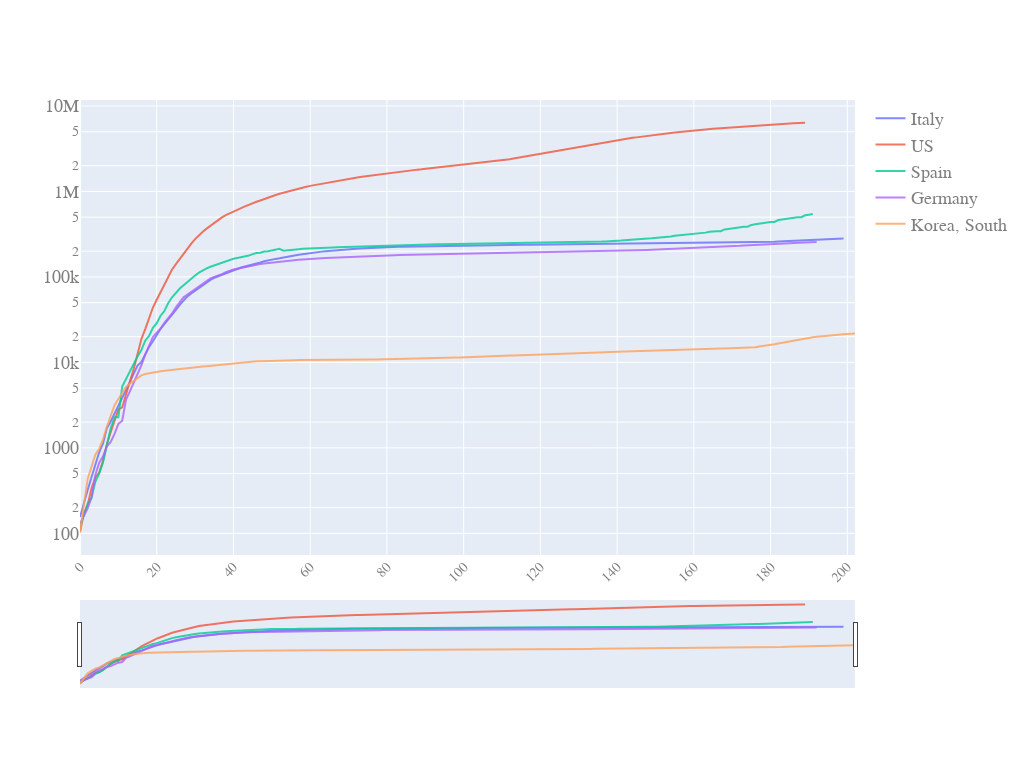

The code cell stored with this chart in its notebook:
### Code cell
quick_plot(pd_sync_timelines.date,
           pd_sync_timelines.iloc[:,:-1],
           y_scale='log',
           slider=True)

### Figure 1 — Plotly figure (JSON) as saved in the notebook; plotly's stock layout.template omitted (floating-point values rounded to 4 significant figures; data arrays with more than 128 entries replaced by an {"elided": "..."} marker saying what was removed)
{"data": [{"name": "Italy", "opacity": 0.8, "type": "scatter", "x": {"elided": "203 int values"}, "y": {"elided": "203 int values"}}, {"name": "US", "opacity": 0.8, "type": "scatter", "x": {"elided": "203 int values"}, "y": {"elided": "203 int values"}}, {"name": "Spain", "opacity": 0.8, "type": "scatter", "x": {"elided": "203 int values"}, "y": {"elided": "203 int values"}}, {"name": "Germany", "opacity": 0.8, "type": "scatter", "x": {"elided": "203 int values"}, "y": {"elided": "203 int values"}}, {"name": "Korea, South", "opacity": 0.8, "type": "scatter", "x": {"elided": "203 int values"}, "y": {"elided": "203 int values"}}], "layout": {"autosize": true, "font": {"color": "#7f7f7f", "family": "PT Sans, monospace", "size": 18}, "height": 768, "width": 1024, "xaxis": {"nticks": 20, "rangeslider": {"visible": true}, "tickangle": -45, "tickfont": {"color": "#7f7f7f", "size": 14}}, "yaxis": {"type": "log"}}}
